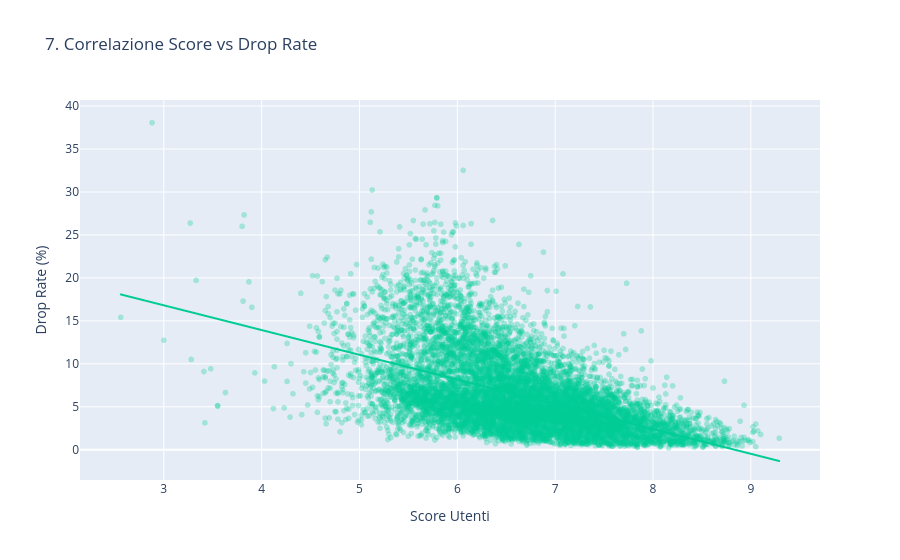

The code cell stored with this chart in its notebook:
### Markdown cell above
## Capitolo 3: L'Antidoto della Qualità 🛡️
Se una serie è bella, siamo disposti a perdonare la sua lunghezza?
Se piace, non si molla. L'eccellenza garantisce fedeltà.

### Code cell
# 7. Scatterplot Score vs Drop (La Discesa)
fig7 = px.scatter(df_clean, x='score', y='drop_rate', trendline="ols",
                 title='7. Correlazione Score vs Drop Rate',
                 labels={'score': 'Score Utenti', 'drop_rate': 'Drop Rate (%)'},
                 color_discrete_sequence=['#00CC96'], opacity=0.3)
fig7.show()

### Figure 1 — Plotly figure (JSON) as saved in the notebook; plotly's stock layout.template omitted (floating-point values rounded to 4 significant figures; data arrays with more than 128 entries replaced by an {"elided": "..."} marker saying what was removed)
{"data": [{"hovertemplate": "Score Utenti=%{x}<br>Drop Rate (%)=%{y}<extra></extra>", "legendgroup": "", "marker": {"color": "#00CC96", "opacity": 0.3, "symbol": "circle"}, "mode": "markers", "name": "", "showlegend": false, "type": "scattergl", "x": {"elided": "9687 float values"}, "xaxis": "x", "y": {"elided": "9687 float values"}, "yaxis": "y"}, {"hovertemplate": "<b>OLS trendline</b><br>drop_rate = -2.8808 * score + 25.4528<br>R<sup>2</sup>=0.280790<br><br>Score Utenti=%{x}<br>Drop Rate (%)=%{y} <b>(trend)</b><extra></extra>", "legendgroup": "", "marker": {"color": "#00CC96", "symbol": "circle"}, "mode": "lines", "name": "", "showlegend": false, "type": "scattergl", "x": {"elided": "9687 float values"}, "xaxis": "x", "y": {"elided": "9687 float values"}, "yaxis": "y"}], "layout": {"legend": {"tracegroupgap": 0}, "title": {"text": "7. Correlazione Score vs Drop Rate"}, "xaxis": {"anchor": "y", "domain": [0, 1], "title": {"text": "Score Utenti"}}, "yaxis": {"anchor": "x", "domain": [0, 1], "title": {"text": "Drop Rate (%)"}}}}
